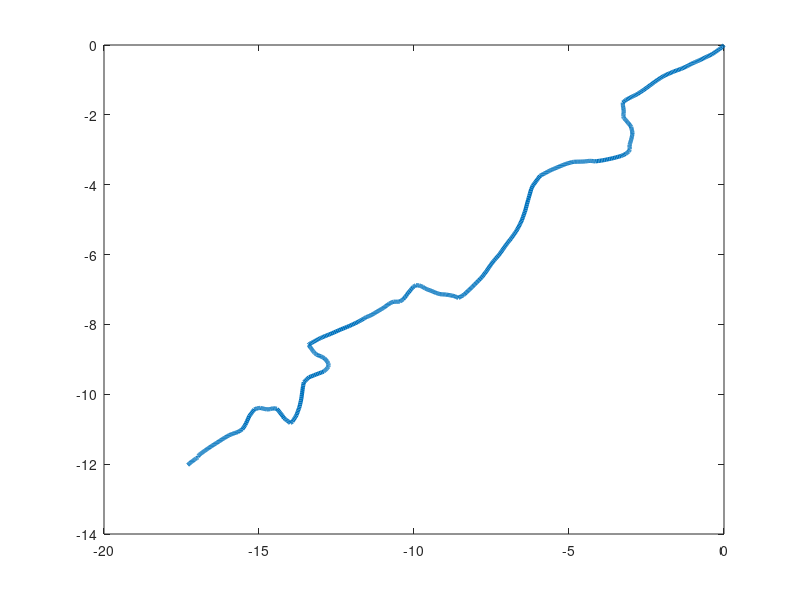

This chart was generated by the following MATLAB code: (Note: this script raises an error after producing the figure.)
% Read in the data
data = csvread('solo_data.csv', 1, 0);
n = size(data, 1);
% p = plot(data(:, 1), data(:, 2), 'LineWidth', 3);
% cd = [uint8(jet(n)*255) uint8(ones(n,1))].';
% drawnow
% set(p.Edge, 'ColorBinding','interpolated', 'ColorData',cd)

lat = data(:, 1); long = data(:, 2); pitch = data(:,3); roll = data(:,4);
x = 0; y = 0;  % intial x y 

m = length(lat);
coord = ones(m,2);
coord(1,1) = 0; coord(1,2) = 0 ;

for i=1:m-1
    longdif = long(i)-long(i+1);
    
    latdif = lat(i)-lat(i+1);
    coord(i+1,1) =  coord(i,1)+ 111111*longdif;coord(i+1,2) =coord(i,2)+111111*latdif;
end
    
% 
% p2 = plot(coord(:, 1), coord(:, 2), 'LineWidth', 3);
% hold on;
% 
% cd = [uint8(jet(n)*255) uint8(ones(n,1))].';
% 
% drawnow
% set(p2.Edge, 'ColorBinding','interpolated', 'ColorData',cd)
% hold on;


coord2 = ones(m,2);
coord2(1,1) = 0; coord2(1,2) = 0 ;

v=400;
dt = 1/20;

% vDisp = v*dt
vdisp = [0; 0; 0];
normal = [0 ; 0; 1];



for i=1:m-1
    rotmat = roty(pitch(i))*rotx(roll(i));
    normalPR = rotmat*normal; 
    xydir = normalPR(1:2);
    
    %%change = rotmat*vdisp;
%    coord2(i+1,:) = coord2(i,:) + change';
    coord2(i+1,1) = coord2(i,1) +xydir(1) * v*dt;
    coord2(i+1,2) = coord2(i,2) +xydir(2) * v*dt;
    
    
%     coord2(i+1,:) = (rotmat*coord2(i,:)')'+vdisp';
%     coord(i+1,1) =  coord(i,1)+ 111111*latdif;coord(i+1,2) =coord(i,2)+111111*longdif;
end

p3 = plot(coord2(:, 1), coord2(:, 2), 'LineWidth', 3);
hold on;

cd = [uint8(jet(n)*255) uint8(ones(n,1))].';

drawnow
set(p2.Edge, 'ColorBinding','interpolated', 'ColorData',cd)
hold on;

